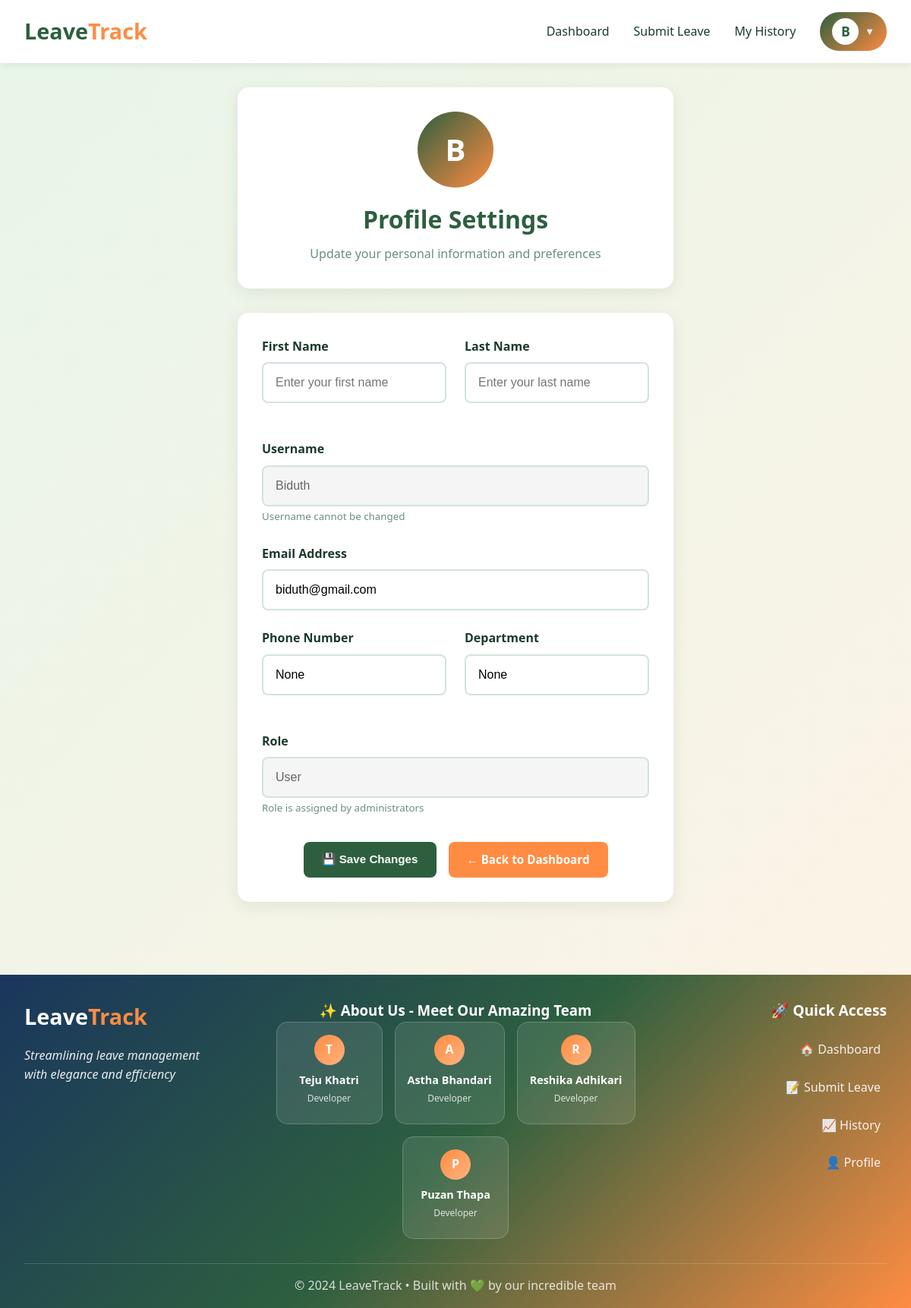
The page /profile/ (signed in) on the database its author committed.
### tracking/models.py (models this page shows, shortened)
class CustomUser(AbstractUser):
    ROLE_CHOICES = (
        ('admin', 'Admin'),
        ('user', 'User'),
    )
    role = models.CharField(max_length=10, choices=ROLE_CHOICES, default='user')
    phone = models.CharField(max_length=15, blank=True, null=True)
    department = models.CharField(max_length=100, blank=True, null=True)

### tracking/views.py (the view, shortened to what this page needs)
# urls.py: path('profile/', views.profile_view, name='profile'),
@login_required
def profile_view(request):
    return render(request, 'profile.html')

### tracking/templates/profile.html (shortened to what this page needs)
{% extends 'base.html' %}
{% block content %}
<div class="container">
    <div class="profile-container">
        <div class="profile-header">
            <div class="profile-avatar-large">{{ user.username|first|upper }}</div>
            <h1>Profile Settings</h1>
            <p>Update your personal information and preferences</p>
        </div>
        <div class="profile-form">
            <form method="POST">
                <div class="form-row">
                    <div class="form-group">
                        <label for="first_name">First Name</label>
                        <input type="text" id="first_name" name="first_name" class="form-input"
                               value="{{ user.first_name }}" placeholder="Enter your first name">
                    </div>
                    <div class="form-group">
                        <label for="last_name">Last Name</label>
                        <input type="text" id="last_name" name="last_name" class="form-input"
                               value="{{ user.last_name }}" placeholder="Enter your last name">
                    </div>
                </div>
                <div class="form-group">
                    <label for="username">Username</label>
                    <input type="text" id="username" class="form-input"
                           value="{{ user.username }}" disabled
                           style="background: #f5f5f5; color: #666;">
                    <small style="color: var(--text-light);">Username cannot be changed</small>
                </div>
                <div class="form-group">
                    <label for="email">Email Address</label>
                    <input type="email" id="email" name="email" class="form-input"
                           value="{{ user.email }}" placeholder="Enter your email address">
                </div>
                <div class="form-row">
                    <div class="form-group">
                        <label for="phone">Phone Number</label>
                        <input type="tel" id="phone" name="phone" class="form-input"
                               value="{{ user.phone }}" placeholder="Enter your phone number">
                    </div>
                    <div class="form-group">
                        <label for="department">Department</label>
                        <input type="text" id="department" name="department" class="form-input"
                               value="{{ user.department }}" placeholder="Enter your department">
                    </div>
                </div>
                <div class="form-group">
                    <label for="role">Role</label>
                    <input type="text" id="role" class="form-input"
                           value="{{ user.get_role_display }}" disabled
                           style="background: #f5f5f5; color: #666;">
                    <small style="color: var(--text-light);">Role is assigned by administrators</small>
                </div>
                <div class="form-actions">
                    <button type="submit" class="btn btn-primary">💾 Save Changes</button>
                    <a href="{% if user.role == 'admin' %}{% url 'admin_dashboard' %}{% else %}{% url 'user_dashboard' %}{% endif %}"
                       class="btn btn-secondary">← Back to Dashboard</a>
                </div>
            </form>
        </div>
    </div>
</div>
{% endblock %}

### tracking/templates/base.html (shortened to what this page needs)
<!DOCTYPE html>
<html lang="en">
<head>
</head>
<body>
    <nav class="navbar">
        <div class="nav-container">
            <a href="{% url 'home' %}" class="logo">Leave<span>Track</span></a>
            <ul class="nav-links">
                {% if user.is_authenticated %}
                    {% if user.role == 'admin' %}
                        <li><a href="{% url 'admin_dashboard' %}">Dashboard</a></li>
                        <li><a href="{% url 'leave_history' %}">All Requests</a></li>
                    {% else %}
                        <li><a href="{% url 'user_dashboard' %}">Dashboard</a></li>
                        <li><a href="{% url 'submit_leave' %}">Submit Leave</a></li>
                        <li><a href="{% url 'leave_history' %}">My History</a></li>
                    {% endif %}
                    <li class="profile-dropdown">
                        <div class="profile-icon" onclick="toggleDropdown()">
                            <span class="profile-avatar">{{ user.username|first|upper }}</span>
                            <span class="dropdown-arrow">▼</span>
                        </div>
                    </li>
                {% else %}
                    <li><a href="{% url 'home' %}">Home</a></li>
                    <li><a href="{% url 'login' %}" class="btn btn-primary">Login</a></li>
                    <li><a href="{% url 'signup' %}" class="btn btn-secondary">Sign Up</a></li>
                {% endif %}
            </ul>
        </div>
    </nav>
    {% block content %}{% endblock %}
    <footer class="footer">
        <div class="footer-container">
            <div class="footer-main">
                <div class="footer-brand">
                    <div class="brand-logo">
                        <span class="logo-text">Leave<span>Track</span></span>
                    </div>
                    <p class="brand-tagline">Streamlining leave management with elegance and efficiency</p>
                </div>
                <div class="footer-team">
                    <h3>✨ About Us - Meet Our Amazing Team</h3>
                    <div class="team-grid">
                        <div class="team-card">
                            <div class="team-avatar">T</div>
                            <div class="team-info">
                                <h4>Teju Khatri</h4>
                                <p>Developer</p>
                            </div>
                        </div>
                        <div class="team-card">
                            <div class="team-avatar">A</div>
                            <div class="team-info">
                                <h4>Astha Bhandari</h4>
                                <p>Developer</p>
                            </div>
                        </div>
                        <div class="team-card">
                            <div class="team-avatar">R</div>
                            <div class="team-info">
                                <h4>Reshika Adhikari</h4>
                                <p>Developer</p>
                            </div>
                        </div>
                        <div class="team-card">
                            <div class="team-avatar">P</div>
                            <div class="team-info">
                                <h4>Puzan Thapa</h4>
                                <p>Developer</p>
                            </div>
                        </div>
                    </div>
                </div>
                <div class="footer-links">
                    <h3>🚀 Quick Access</h3>
                    <div class="links-grid">
                        {% if user.is_authenticated %}
                            {% if user.role == 'admin' %}
                                <a href="{% url 'admin_dashboard' %}" class="footer-link">
                                    <span>📊 Admin Dashboard</span>
                                </a>
                                <a href="{% url 'create_admin' %}" class="footer-link">
                                    <span>👨‍💼 Create Admin</span>
                                </a>
                            {% else %}
                                <a href="{% url 'user_dashboard' %}" class="footer-link">
                                    <span>🏠 Dashboard</span>
                                </a>
                                <a href="{% url 'submit_leave' %}" class="footer-link">
                                    <span>📝 Submit Leave</span>
                                </a>
                            {% endif %}
                            <a href="{% url 'leave_history' %}" class="footer-link">
                                <span>📈 History</span>
                            </a>
                            <a href="{% url 'profile' %}" class="footer-link">
                                <span>👤 Profile</span>
                            </a>
                        {% endif %}
                    </div>
                </div>
            </div>
            <div class="footer-bottom">
                <p>&copy; 2024 LeaveTrack • Built with 💚 by our incredible team</p>
            </div>
        </div>
    </footer>
</body>
</html>

### tracking/templates/base.html (style rules this page uses)
:root { --primary-green: #2d5f3f; --light-green: #4a9960; --lighter-green: #6fbf73; --pale-green: #e8f5e9; --primary-orange: #ff8c42; --light-orange: #ffb380; --pale-orange: #fff3e6; --white: #ffffff; --text-dark: #1a3a2a; --text-light: #6b8e7f; --border: #d4e4d8; --shadow: rgba(45, 95, 63, 0.1); }
* { margin: 0; padding: 0; box-sizing: border-box; }
body { font-family: 'Segoe UI', Tahoma, Geneva, Verdana, sans-serif; background: linear-gradient(135deg, var(--pale-green) 0%, var(--pale-orange) 100%); color: var(--text-dark); min-height: 100vh; line-height: 1.6; display: flex; flex-direction: column; }
.navbar { background: var(--white); padding: 1rem 2rem; box-shadow: 0 2px 10px var(--shadow); position: sticky; top: 0; z-index: 100; }
.nav-container { max-width: 1200px; margin: 0 auto; display: flex; justify-content: space-between; align-items: center; }
.logo { font-size: 1.8rem; font-weight: bold; color: var(--primary-green); text-decoration: none; }
.logo span { color: var(--primary-orange); }
.nav-links { display: flex; gap: 2rem; list-style: none; align-items: center; }
.nav-links a { text-decoration: none; color: var(--text-dark); font-weight: 500; transition: color 0.3s; }
.btn { padding: 0.7rem 1.5rem; border: none; border-radius: 8px; font-weight: 600; cursor: pointer; transition: all 0.3s; text-decoration: none; display: inline-block; font-size: 0.95rem; }
.btn-primary { background: var(--primary-green); color: var(--white); }
.btn-secondary { background: var(--primary-orange); color: var(--white); }
.profile-dropdown { position: relative; }
.profile-icon { display: flex; align-items: center; gap: 0.5rem; cursor: pointer; padding: 0.5rem 1rem; border-radius: 25px; background: linear-gradient(135deg, var(--primary-green), var(--primary-orange)); color: var(--white); font-weight: 600; transition: all 0.3s; }
.profile-avatar { width: 35px; height: 35px; border-radius: 50%; background: var(--white); color: var(--primary-green); display: flex; align-items: center; justify-content: center; font-weight: bold; font-size: 1.1rem; }
.dropdown-arrow { font-size: 0.8rem; transition: transform 0.3s; }
.container { max-width: 1200px; margin: 2rem auto; padding: 0 2rem; flex: 1; }
.footer { background: linear-gradient(135deg, #1a365d 0%, var(--primary-green) 50%, var(--primary-orange) 100%); color: var(--white); margin-top: 4rem; padding: 2rem 0 1rem; }
.footer-container { max-width: 1200px; margin: 0 auto; padding: 0 2rem; }
.footer-main { display: grid; grid-template-columns: 1fr 2fr 1fr; gap: 3rem; margin-bottom: 2rem; }
.footer-brand { text-align: left; }
.footer-team { text-align: center; }
.footer-links { text-align: right; }
.brand-logo { display: flex; align-items: flex-start; gap: 0.5rem; margin-bottom: 1rem; }
.logo-text { font-size: 1.8rem; font-weight: bold; color: var(--white); }
.logo-text span { color: var(--primary-orange); }
.brand-tagline { opacity: 0.9; margin-bottom: 1rem; font-style: italic; }
.team-grid { display: flex; gap: 1rem; justify-content: center; flex-wrap: wrap; }
.team-card { background: rgba(255, 255, 255, 0.1); border-radius: 15px; padding: 1rem; text-align: center; transition: all 0.3s; backdrop-filter: blur(10px); border: 1px solid rgba(255, 255, 255, 0.2); flex: 0 0 auto; min-width: 140px; }
.team-avatar { width: 40px; height: 40px; margin: 0 auto 0.5rem; border-radius: 50%; background: linear-gradient(135deg, var(--primary-orange), var(--light-orange)); display: flex; align-items: center; justify-content: center; font-weight: bold; font-size: 1rem; color: var(--white); }
.team-info h4 { margin: 0.5rem 0 0.2rem; font-size: 0.9rem; color: var(--white); }
.team-info p { margin: 0 0 0.5rem; font-size: 0.75rem; opacity: 0.8; }
.footer-links h3 { margin-bottom: 1rem; font-size: 1.2rem; color: var(--white); }
.links-grid { display: flex; flex-direction: column; gap: 0.5rem; }
.footer-link { display: flex; align-items: center; gap: 0.5rem; padding: 0.5rem; color: var(--white); text-decoration: none; transition: all 0.3s; opacity: 0.9; justify-content: flex-end; }
.footer-bottom { border-top: 1px solid rgba(255, 255, 255, 0.2); padding-top: 1rem; text-align: center; opacity: 0.8; }

### rows shown on the page
CustomUser: username|first "B", username "Biduth", email "biduth@gmail.com", phone "None", department "None", role "User"
